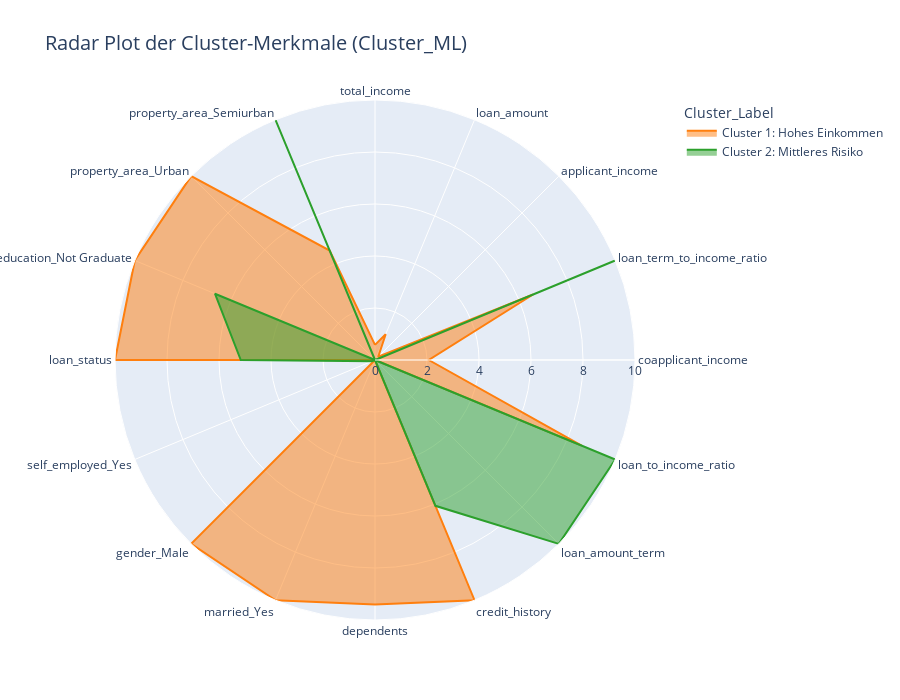

The cell this chart's notebook holds for it:
### Markdown cell above
### Sehen Sie sich die Merkmale im Radar Plot an, die direkt das Risiko beeinflussen:

credit_history (Kredit-Historie): Ein hoher Wert (weit außen, nahe 10) bedeutet eine gute Historie, d.h. niedriges Risiko.

loan_to_income_ratio (Kredit-Einkommen-Verhältnis): Ein hoher Wert (weit außen) bedeutet, der Kredit ist im Verhältnis zum Einkommen sehr hoch, d.h. hohes Risiko.

### Code cell
# Polar Plot erstellen mit sortierung der darstellung 
import plotly.graph_objects as go
import pandas as pd
import numpy as np
from sklearn.preprocessing import MinMaxScaler
import matplotlib.pyplot as plt
import seaborn as sns
import plotly.express as px
from IPython.display import display
import warnings
warnings.filterwarnings('ignore', category=FutureWarning)
warnings.filterwarnings('ignore', category=UserWarning)

# I. DATENVORBEREITUNG FÜR ANALYSE (Minimal)
df_ML = df_customer_data.copy()

# 1. Sicherstellen, dass Cluster_ML als Integer vorliegt (für Mittelwertberechnung)
if 'Cluster_ML' in df_ML.columns:
    try:
        df_ML['Cluster_ML'] = df_ML['Cluster_ML'].astype(int)
    except:
        print("WARNUNG: 'Cluster_ML' konnte nicht in Integer konvertiert werden. Überprüfen Sie die Daten.")
else:
    print("FEHLER: 'Cluster_ML' Spalte nicht im DataFrame gefunden. Analyse nicht möglich.")

# 2. Feature Engineering (muss nur dann laufen, wenn diese Features nicht existieren)
if 'applicant_income' in df_ML.columns and 'coapplicant_income' in df_ML.columns and 'total_income' not in df_ML.columns:
    df_ML['total_income'] = df_ML['applicant_income'] + df_ML['coapplicant_income']
    if 'loan_amount' in df_ML.columns:
        df_ML['loan_to_income_ratio'] = df_ML['loan_amount'] / np.where(df_ML['total_income'] == 0, np.nan, df_ML['total_income'])
    
    # Imputation der neu erstellten NaN-Werte (optional, aber empfohlen für Mittelwerte)
    if 'loan_to_income_ratio' in df_ML.columns:
        df_ML['loan_to_income_ratio'].fillna(df_ML['loan_to_income_ratio'].median(), inplace=True)

# II. CLUSTER-ANALYSE UND VISUALISIERUNG
COLOR_MAP_CLUSTER_HEX = {
    0: '#1f77b4',   # Blau
    1: '#ff7f0e',   # Orange
    2: '#2ca02c',   # Grün
    3: '#d62728',   # Rot
}

# Farb-Map für Plotly (RGB-Strings)
COLOR_MAP_CLUSTER_PLOTLY = {
    0: 'rgb(31, 119, 180)',   
    1: 'rgb(255, 127, 14)',   
    2: 'rgb(44, 160, 44)',    
    3: 'rgb(214, 39, 40)',    
}

# String-basierte Map FÜR SEABORN (Hex-Codes)
COLOR_DISCRETE_MAP_SEABORN = {str(k): v for k, v in COLOR_MAP_CLUSTER_HEX.items()}

# Manuelle Zuweisung von Cluster_ML-Labels (passen Sie diese an Ihre Daten an)
cluster_to_label_map = {
    0: 'Cluster 0: Niedriges Einkommen',
    1: 'Cluster 1: Hohes Einkommen',
    2: 'Cluster 2: Mittleres Risiko'
}
# Radarplot-Funktion
def erstelle_cluster_radar_plot(df_raw, grouping_col_name, exclude_cols, r_label, title_format):
    df_processed = df_raw.copy()
    
    # Filtern aller numerischen Spalten, die nicht ausgeschlossen sind
    metric_cols = [
        c for c in df_processed.columns 
        if c not in exclude_cols and pd.api.types.is_numeric_dtype(df_processed[c]) and c != grouping_col_name
    ]
    
    grouped_means = df_processed.groupby(grouping_col_name)[metric_cols].mean()

    # 1. Logische Gruppierung der Metriken
    financial_metrics = [c for c in metric_cols if any(word in c.lower() for word in ['income', 'loan_amount', 'term', 'ratio'])]
    risk_metrics = [c for c in metric_cols if 'credit_history' in c.lower()]
    demographic_metrics = [c for c in metric_cols if c not in financial_metrics and c not in risk_metrics]
    
    # 2. Sortierung INNERHALB der Gruppen nach Variabilität
    def sort_metrics_by_variance(metrics):
        if not metrics: return []
        std_devs = grouped_means[metrics].std(axis=0).sort_values(ascending=False)
        return std_devs.index.tolist()

    # Erstelle die finale, geordnete Liste der Metriken
    sorted_metrics = (
        sort_metrics_by_variance(financial_metrics) + 
        sort_metrics_by_variance(risk_metrics) +
        sort_metrics_by_variance(demographic_metrics)
    )
    
    grouped_means = grouped_means[sorted_metrics]

    # Skalierung auf 0–10 für den Plot (MinMaxScaler auf Cluster-Mittelwerten)
    scaler = MinMaxScaler()
    df_normalized = pd.DataFrame(
        scaler.fit_transform(grouped_means),
        index=grouped_means.index,
        columns=grouped_means.columns
    ) * 10
    df_normalized[grouping_col_name] = df_normalized.index

    # Long-Format für Plotly
    df_plot = df_normalized.melt(
        id_vars=grouping_col_name,
        var_name="Metrik",
        value_name=r_label
    )
    df_plot['Cluster_Label'] = df_plot[grouping_col_name].map(cluster_to_label_map)
    
    # Radarplot
    fig = px.line_polar(
        df_plot,
        r=r_label,
        theta="Metrik",
        color="Cluster_Label", 
        line_close=True,
        title=title_format.format(group_col=grouping_col_name),
        color_discrete_map={cluster_to_label_map[k]: COLOR_MAP_CLUSTER_PLOTLY[k] for k in cluster_to_label_map if k in df_processed[grouping_col_name].unique()}
    )
    fig.update_traces(fill="toself")
    fig.update_layout(
        polar=dict(radialaxis=dict(visible=True, range=[0, 10])),
        height=700,
        title_font_size=20
    )
    display(fig)

df_final = df_ML.copy()
df_final["Cluster_ML_str"] = df_final["Cluster_ML"].astype(str) 
cluster_to_label_map_str = {str(k): v for k, v in cluster_to_label_map.items()}
df_final["cluster_label"] = df_final["Cluster_ML_str"].map(cluster_to_label_map_str)


# STATISTISCHE ZUORDNUNGSTABELLE (Mittelwerte pro Cluster - UNISKALIERT)
numerical_features_unscaled = [col for col in df_ML.columns if pd.api.types.is_numeric_dtype(df_ML[col]) and col not in ['Cluster_ML'] and not col.startswith('is_na_')]

cluster_profiling = df_ML.groupby("Cluster_ML")[numerical_features_unscaled].mean().reset_index()
cluster_profiling["cluster_label"] = cluster_profiling["Cluster_ML"].map(cluster_to_label_map)

print("!!! STATISTISCHE ZUORDNUNGSTABELLE (Mittelwerte pro Cluster - unskaliert) !!!")
cluster_profiling = cluster_profiling[['cluster_label'] + [col for col in cluster_profiling.columns if col not in ['Cluster_ML', 'cluster_label']]]
print(cluster_profiling.to_string(index=False, float_format="%.2f"))


# KORRIGIERTER RADARPLOT
plt.figure(figsize=(5, 5))
erstelle_cluster_radar_plot(
    df_raw=df_ML,
    grouping_col_name="Cluster_ML",
    exclude_cols=["loan_id", "cluster_label"] + [c for c in df_ML.columns if c.endswith(('_yes', '_graduate', '_semiurban'))], 
    r_label="Wert (0-10)",
    title_format="Radar Plot der Cluster-Merkmale ({group_col})"
)


# KORRIGIERTER COUNTPLOT FÜR DIE GRÖSSE DER CLUSTER
plt.figure(figsize=(8, 5))
sns.countplot(
    x='Cluster_ML_str', 
    data=df_final, 
    palette=COLOR_DISCRETE_MAP_SEABORN,
    order=sorted(df_final['Cluster_ML_str'].unique()) 
)
plt.title('Größe der Cluster')
plt.xlabel('Cluster (ID)')
plt.ylabel('Anzahl der Beobachtungen')
plt.show()

print('\nFinale Datenform von df_ML (für Weiterverarbeitung):')
print(df_ML[['loan_id', 'Cluster_ML']].head())

### Figure 1 — Plotly figure (JSON) as saved in the notebook; plotly's stock layout.template omitted (floating-point values rounded to 4 significant figures)
{"data": [{"fill": "toself", "hovertemplate": "Cluster_Label=Cluster 1: Hohes Einkommen<br>Wert (0-10)=%{r}<br>Metrik=%{theta}<extra></extra>", "legendgroup": "Cluster 1: Hohes Einkommen", "line": {"color": "rgb(255, 127, 14)", "dash": "solid"}, "marker": {"symbol": "circle"}, "mode": "lines", "name": "Cluster 1: Hohes Einkommen", "r": [0.5804, 1.073, 0.1768, 6.581, 2.071, 8.605, 0.0, 10.0, 9.408, 10.0, 10.0, 0.0, 10.0, 10.0, 10.0, 4.556, 0.5804], "showlegend": true, "subplot": "polar", "theta": ["total_income", "loan_amount", "applicant_income", "loan_term_to_income_ratio", "coapplicant_income", "loan_to_income_ratio", "loan_amount_term", "credit_history", "dependents", "married_Yes", "gender_Male", "self_employed_Yes", "loan_status", "education_Not Graduate", "property_area_Urban", "property_area_Semiurban", "total_income"], "type": "scatterpolar"}, {"fill": "toself", "hovertemplate": "Cluster_Label=Cluster 2: Mittleres Risiko<br>Wert (0-10)=%{r}<br>Metrik=%{theta}<extra></extra>", "legendgroup": "Cluster 2: Mittleres Risiko", "line": {"color": "rgb(44, 160, 44)", "dash": "solid"}, "marker": {"symbol": "circle"}, "mode": "lines", "name": "Cluster 2: Mittleres Risiko", "r": [0.0, 0.0, 0.0, 10.0, 0.0, 10.0, 10.0, 6.07, 0.0, 0.0, 0.0, 0.1276, 5.162, 6.663, 0.0, 10.0, 0.0], "showlegend": true, "subplot": "polar", "theta": ["total_income", "loan_amount", "applicant_income", "loan_term_to_income_ratio", "coapplicant_income", "loan_to_income_ratio", "loan_amount_term", "credit_history", "dependents", "married_Yes", "gender_Male", "self_employed_Yes", "loan_status", "education_Not Graduate", "property_area_Urban", "property_area_Semiurban", "total_income"], "type": "scatterpolar"}], "layout": {"height": 700, "legend": {"title": {"text": "Cluster_Label"}, "tracegroupgap": 0}, "polar": {"angularaxis": {"direction": "clockwise", "rotation": 90}, "domain": {"x": [0, 1], "y": [0, 1]}, "radialaxis": {"range": [0, 10], "visible": true}}, "title": {"font": {"size": 20}, "text": "Radar Plot der Cluster-Merkmale (Cluster_ML)"}}}
